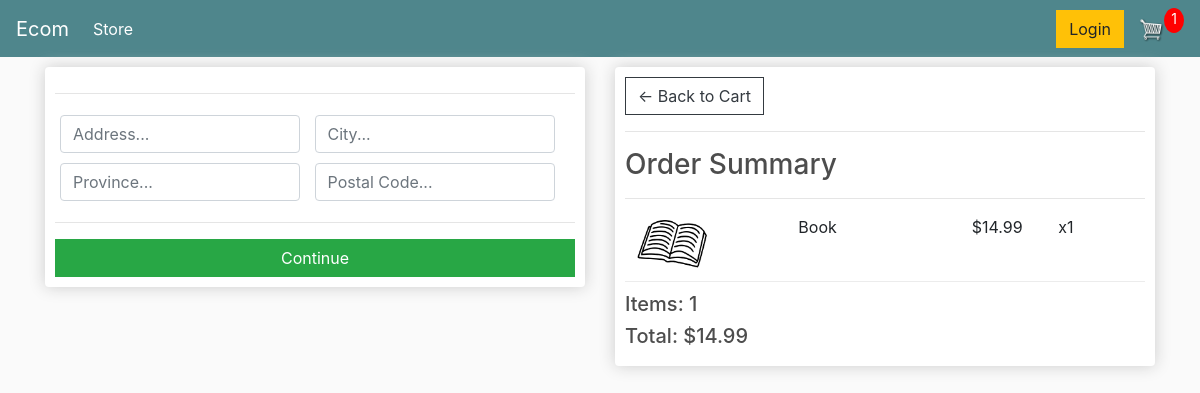
Screenshot of /checkout/ (signed in) with the database file from the repository.
### store/models.py (models this page shows, shortened)
class OrderItem(models.Model):
    product = models.ForeignKey(Product, on_delete=models.SET_NULL, null=True)
    order = models.ForeignKey(Order, on_delete=models.SET_NULL, null=True)
    quantity = models.IntegerField(default=0, null=True, blank=True)
    date_added = models.DateTimeField(auto_now_add=True)
    @property
    def get_total(self):
        total = self.product.price*self.quantity
        return total

class Product(models.Model):
    name = models.CharField(max_length=200)
    price = models.DecimalField(max_digits=7, decimal_places=2)
    digital = models.BooleanField(default=False, null=True, blank=True)
    image = models.ImageField(null=True, blank=True)
    @property
    def imageURL(self):
        try:
            url = self.image.url
        except:
            url = ''
        return url

class Order(models.Model):
    customer = models.ForeignKey(
        Customer, on_delete=models.SET_NULL, null=True, blank=True)
    date_ordered = models.DateTimeField(auto_now_add=True)
    complete = models.BooleanField(default=False)
    transaction_id = models.CharField(max_length=200, null=True)
    @property
    def shipping(self):
        shipping = False
        orderitems = self.orderitem_set.all()
        for i in orderitems:
            if i.product.digital == False:
                shipping = True
        return shipping
    @property
    def get_cart_total(self):
        orderitems = self.orderitem_set.all()
        total = sum([item.get_total for item in orderitems])
        return total
    @property
    def get_cart_items(self):
        orderitems = self.orderitem_set.all()
        total = sum([item.quantity for item in orderitems])
        return total

### store/views.py (the view)
# urls.py: path('checkout/', views.checkout,name="checkout"),
def checkout(request):
    data = cartData(request)
    cartItems = data['cartItems']
    order = data['order']
    items = data['items']
    context = {'items': items, 'order': order, 'cartItems': cartItems}
    return render(request, 'store/checkout.html', context)

### store/utils.py (called while the page is built)
def cartData(request):
    if request.user.is_authenticated:
        customer = request.user.customer
        order, created = Order.objects.get_or_create(
            customer=customer, complete=False)
        items = order.orderitem_set.all()
        cartItems = order.get_cart_items
    else:
        cookieData = cookieCart(request)
        cartItems = cookieData['cartItems']
        order = cookieData['order']
        items = cookieData['items']
    return{'cartItems': cartItems, 'order': order, 'items': items}

### store/templates/store/checkout.html (shortened to what this page needs)
{% extends 'store/main.html' %} {% load static %} {% block content %}
<div class="row">
  <div class="col-lg-6">
    <div class="box-element" id="form-wrapper">
      <form id="form">
        <div id="shipping-info">
          <hr />
          <div class="form-field">
            <input
              class="form-control"
              type="text"
              name="address"
              placeholder="Address..."
            />
          </div>
          <div class="form-field">
            <input
              class="form-control"
              type="text"
              name="city"
              placeholder="City..."
            />
          </div>
          <div class="form-field">
            <input
              class="form-control"
              type="text"
              name="province"
              placeholder="Province..."
            />
          </div>
          <div class="form-field">
            <input
              class="form-control"
              type="text"
              name="postalcode"
              placeholder="Postal Code..."
            />
          </div>
        </div>
        <hr />
        <input
          id="form-button"
          class="btn btn-success btn-block"
          type="submit"
          value="Continue"
        />
      </form>
    </div>
    <br />
  </div>
  <div class="col-lg-6">
    <div class="box-element">
      <a class="btn btn-outline-dark" href="{% url 'cart' %}"
        >&#x2190; Back to Cart
      </a>
      <hr />
      <h3>Order Summary</h3>
      <hr />
      {% for item in items %}
      <div class="cart-row">
        <div style="flex: 2;">
          <img class="row-image" src="{{item.product.imageURL}}" />
        </div>
        <div style="flex: 2;"><p>{{item.product.name}}</p></div>
        <div style="flex: 1;"><p>${{item.product.price}}</p></div>
        <div style="flex: 1;"><p>x{{item.quantity}}</p></div>
      </div>
      {% endfor %}
      <h5>Items: {{order.get_cart_items}}</h5>
      <h5>Total: ${{order.get_cart_total|floatformat:2}}</h5>
    </div>
  </div>
</div>
{% endblock content %}

### static/css/main.css (style rules this page uses)
body { background-color: hsl(0, 0%, 98%); }
h1, h2, h3, h4, h5, h6 { color: hsl(0, 0%, 30%); }
.box-element { box-shadow: hsl(0, 0%, 80%) 0 0 16px; background-color: #fff; border-radius: 4px; padding: 10px; }
.col-lg-4, .col-lg-6, .col-lg-8, .col-lg-12 { margin-top: 10px; }
.btn { border-radius: 0; }
.row-image { width: 100px; }
.form-field { width: 250px; display: inline-block; padding: 5px; }
.cart-row { display: flex; align-items: flex-stretch; padding-bottom: 10px; margin-bottom: 10px; border-bottom: 1px solid #ececec; }

### rows the page displays
OrderItem: product.imageURL (picture), product.name "Book", product.price "14.99", quantity "1"
Order: get_cart_items "1", get_cart_total "14.99"

### other values shown
{{ cartItems }} "1"
